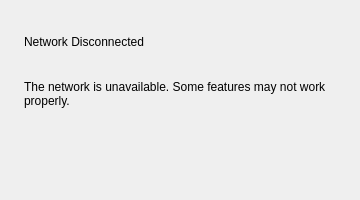
<?xml version="1.0" encoding="UTF-8"?>
<ui version="4.0">
 <class>NetworkErrorDialog</class>
 <widget class="QDialog" name="NetworkErrorDialog">
  <property name="geometry">
   <rect>
    <x>0</x>
    <y>0</y>
    <width>360</width>
    <height>200</height>
   </rect>
  </property>
  <property name="windowTitle">
   <string>Network Disconnected</string>
  </property>

  <!-- 外层布局：0 边距，内部是一个“卡片”控件 -->
  <layout class="QVBoxLayout" name="verticalLayout_outer">
   <property name="spacing">
    <number>0</number>
   </property>
   <property name="leftMargin">
    <number>0</number>
   </property>
   <property name="topMargin">
    <number>0</number>
   </property>
   <property name="rightMargin">
    <number>0</number>
   </property>
   <property name="bottomMargin">
    <number>0</number>
   </property>

   <item>
    <!-- 中间白色卡片 -->
    <widget class="QWidget" name="cardWidget">
     <property name="objectName">
      <string>cardWidget</string>
     </property>
     <layout class="QVBoxLayout" name="verticalLayout_card">
      <property name="spacing">
       <number>16</number>
      </property>
      <property name="leftMargin">
       <number>24</number>
      </property>
      <property name="topMargin">
       <number>24</number>
      </property>
      <property name="rightMargin">
       <number>24</number>
      </property>
      <property name="bottomMargin">
       <number>24</number>
      </property>

      <!-- 标题 -->
      <item>
       <widget class="QLabel" name="lblTitle">
        <property name="text">
         <string>Network Disconnected</string>
        </property>
        <property name="alignment">
         <set>Qt::AlignLeading|Qt::AlignLeft|Qt::AlignVCenter</set>
        </property>
       </widget>
      </item>

      <!-- 副标题 -->
      <item>
       <widget class="QLabel" name="lblSubtitle">
        <property name="text">
         <string>The network is unavailable. Some features may not work properly.</string>
        </property>
        <property name="wordWrap">
         <bool>true</bool>
        </property>
       </widget>
      </item>

      <!-- 中间红色感叹号图标 -->
      <item>
       <widget class="QLabel" name="lblBigIcon">
        <property name="minimumSize">
         <size>
          <width>48</width>
          <height>48</height>
         </size>
        </property>
        <property name="maximumSize">
         <size>
          <width>64</width>
          <height>64</height>
         </size>
        </property>
        <property name="alignment">
         <set>Qt::AlignHCenter|Qt::AlignVCenter</set>
        </property>
        <property name="scaledContents">
         <bool>true</bool>
        </property>
        <property name="pixmap">
         <!-- 注意：这里使用 icons.qrc 里的 :/icons/warning_red.png -->
         <pixmap resource="icons.qrc">:/icons/warning_red.png</pixmap>
        </property>
        <property name="text">
         <string/>
        </property>
       </widget>
      </item>

     </layout>
    </widget>
   </item>
  </layout>
 </widget>

 <!-- 资源引用：包含 icons.qrc -->
 <resources>
  <include location="icons.qrc"/>
 </resources>

 <connections/>
</ui>
